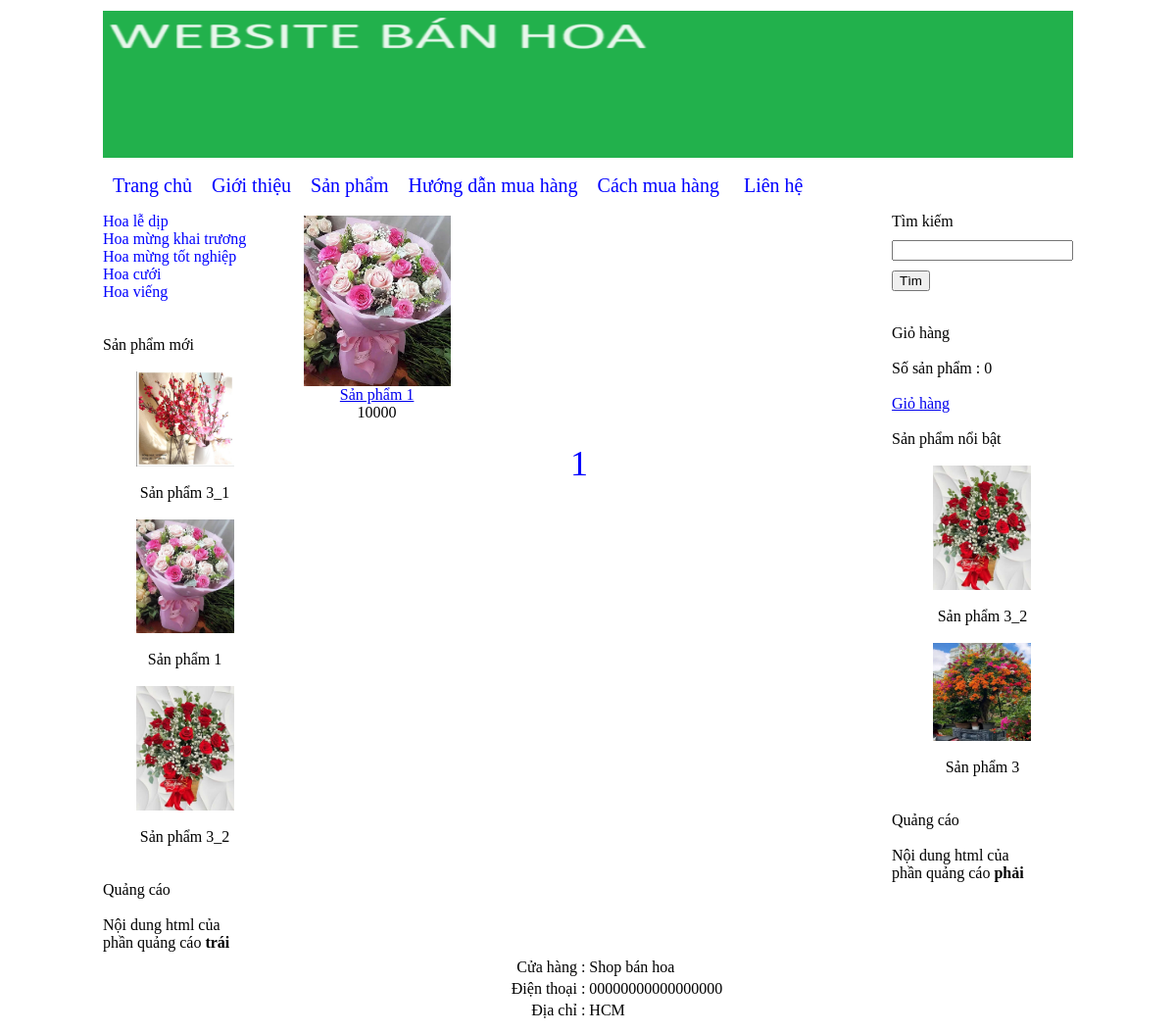
/Duan/index.php?thamso=xuat_san_pham&id=1, run on the app's committed database.
### tables this page shows
CREATE TABLE `banner` (
  `id` int NOT NULL,
  `hinh` varchar(256) NOT NULL,
  `rong` varchar(256) NOT NULL,
  `cao` varchar(256) NOT NULL
);

CREATE TABLE `menu_ngang` (
  `id` int NOT NULL,
  `ten` varchar(256) NOT NULL,
  `noi_dung` mediumtext NOT NULL,
  `loai_menu` varchar(256) NOT NULL
);

CREATE TABLE `menu_doc` (
  `id` int NOT NULL,
  `ten` varchar(256) NOT NULL
);

CREATE TABLE `san_pham` (
  `id` int NOT NULL,
  `ten` varchar(256) NOT NULL,
  `gia` int NOT NULL,
  `hinh_anh` varchar(256) NOT NULL,
  `noi_dung` mediumtext NOT NULL,
  `thuoc_menu` int NOT NULL,
  `noi_bat` varchar(256) NOT NULL,
  `trang_chu` varchar(256) NOT NULL,
  `sap_xep_trang_chu` int NOT NULL
);

CREATE TABLE `quang_cao` (
  `id` int NOT NULL,
  `html` mediumtext NOT NULL,
  `vi_tri` varchar(256) NOT NULL
);

CREATE TABLE `footer` (
  `id` int NOT NULL,
  `html` mediumtext NOT NULL
);

### Duan/chuc_nang/menu_ngang/menu_ngang.php (the view, shortened to what this page needs)
<?php
    $servername = "localhost";
    $username = "admin01";
    $password = "123admin123";
    $dbname = "ban_hang";
    $conn = new mysqli($servername, $username, $password, $dbname);
    $tv = "SELECT id, ten, loai_menu FROM menu_ngang ORDER BY id";
    $tv_1 = $conn->query($tv);
    echo "<div class='menu_ngang'>";
    echo "<a href='index.php'>Trang chủ</a>";
    while ($tv_2 = $tv_1->fetch_assoc()) {
        if ($tv_2['loai_menu'] == "") {
            $link_menu = "?thamso=xuat_mot_tin&id=" . $tv_2['id'];
        } elseif ($tv_2['loai_menu'] == "san_pham") {
            $link_menu = "?thamso=xuat_san_pham_2";
        }
        echo "<a href='$link_menu'>";
        echo $tv_2['ten'];
        echo "</a>";
    }
    echo "</div>";
?>

### Duan/chuc_nang/banner/banner.php (shortened to what this page needs)
<?php
    $conn = new mysqli("localhost", "admin01", "123admin123", "ban_hang");
    $tv = "SELECT * FROM banner LIMIT 0,1";
    $result = $conn->query($tv);
    if ($result->num_rows > 0) {
        $tv_2 = $result->fetch_assoc();
        $link_hinh = "chuc_nang/hinh_anh/banner/" . $tv_2['hinh'];
        echo "<img src='" . $link_hinh . "' width='" . $tv_2['rong'] . "' height='" . $tv_2['cao'] . "' >";
    }
?>

### Duan/chuc_nang/menu_doc/menu_doc.php (shortened to what this page needs)
<?php
    $servername = "localhost";
    $username = "admin01";
    $password = "123admin123";
    $dbname = "ban_hang";
    $conn = new mysqli($servername, $username, $password, $dbname);
    $tv = "SELECT * FROM menu_doc ORDER BY id";
    $tv_1 = $conn->query($tv);
    echo "<div class='menu_doc'>";
    while ($tv_2 = $tv_1->fetch_assoc()) {
        $id = $tv_2['id'];
        $ten = $tv_2['ten'];
        $link = "?thamso=xuat_san_pham&id=" . urlencode($id);
        echo "<a href='$link'>";
        echo $ten;
        echo "</a>";
    }
    echo "</div>";
?>

### Duan/chuc_nang/san_pham/moi.php (shortened to what this page needs)
<br><br>
Sản phẩm mới <br><br>
<center>
    <?php
        $mysqli = new mysqli("localhost", "admin01", "123admin123", "ban_hang");
        $query = "SELECT id, ten, hinh_anh FROM san_pham ORDER BY id DESC LIMIT 0,3";
        $result = $mysqli->query($query);
        while($row = $result->fetch_assoc()) {
            $link_anh = "chuc_nang/hinh_anh/san_pham/" . $row['hinh_anh'];
            $link_chi_tiet = "?thamso=chi_tiet_san_pham&id=" . $row['id'];
            echo "<a href='$link_chi_tiet'>";
                echo "<img src='$link_anh' width='100px'>";
            echo "</a>";
            echo "<br><br>";
            echo $row['ten'];
            echo "<br>";
            echo "<br>";
        }
    ?>
</center>

### Duan/chuc_nang/quang_cao/trai.php (shortened to what this page needs)
<br>Quảng cáo <br><br>
<?php
    $conn = new mysqli("localhost", "admin01", "123admin123", "ban_hang");
    $vi_tri = 'trai';
    $tv = "SELECT html FROM quang_cao WHERE vi_tri='$vi_tri'";
    $result = $conn->query($tv);
    if ($result->num_rows > 0) {
        $tv_2 = $result->fetch_assoc();
        echo $tv_2['html'];
    } else {
        echo "Không có quảng cáo.";
    }
?>

### Duan/chuc_nang/san_pham/xuat.php (shortened to what this page needs)
<?php
    $id = $_GET['id'];
    $so_du_lieu = 15;
    $servername = "localhost";
    $username = "admin01";
    $password = "123admin123";
    $dbname = "ban_hang";
    $conn = new mysqli($servername, $username, $password, $dbname);
    $tv_count = "SELECT COUNT(*) FROM san_pham WHERE thuoc_menu=?";
    $stmt_count = $conn->prepare($tv_count);
    $stmt_count->bind_param("s", $id);
    $stmt_count->execute();
    $stmt_count->bind_result($total_records);
    $so_trang = ceil($total_records / $so_du_lieu);
    if (!isset($_GET['trang'])) {
        $vtbd = 0;
    } else {
        $vtbd = ($_GET['trang'] - 1) * $so_du_lieu;
    }
    $tv = "SELECT id, ten, gia, hinh_anh, thuoc_menu FROM san_pham WHERE thuoc_menu=? ORDER BY id DESC LIMIT ?, ?";
    $stmt = $conn->prepare($tv);
    $stmt->bind_param("sii", $id, $vtbd, $so_du_lieu);
    $stmt->execute();
    $result = $stmt->get_result();
    echo "<table>";
    while ($row = $result->fetch_assoc()) {
        echo "<tr>";
        for ($i = 1; $i <= 3; $i++) {
            echo "<td align='center' width='215px' valign='top'>";
            if ($row != false) {
                $link_anh = "chuc_nang/hinh_anh/san_pham/" . $row['hinh_anh'];
                $link_chi_tiet = "?thamso=chi_tiet_san_pham&id=".$row['id'];
                echo "<a href='$link_chi_tiet'>";
                echo "<img src='$link_anh' width='150px'>";
                echo "</a>";
                echo "<br>";
                echo "<a href='$link_chi_tiet'>";
                echo $row['ten'];
                echo "</a>";
                echo "<br>";
                echo $row['gia'];
                echo "<br><br>";
            } else {
                echo "&nbsp;";
            }
            echo "</td>";
            if ($i != 3 && $result->num_rows > 0) {
                $row = $result->fetch_assoc();
            }
        }
        echo "</tr>";
    }
    echo "<tr>";
    echo "<td colspan='3' align='center'>";
    echo "<div class='phan_trang'>";
    for ($i = 1; $i <= $so_trang; $i++) {
        $link = "?thamso=xuat_san_pham&id=".$id."&trang=".$i;
        echo "<a href='$link'>";
        echo $i; echo " ";
        echo "</a>";
    }
    echo "</div>";
    echo "</td>";
    echo "</tr>";
    echo "</table>";
?>

### Duan/chuc_nang/san_pham/noi_bat.php (shortened to what this page needs)
<br><br>
Sản phẩm nổi bật <br><br>
<center>
    <?php
        $mysqli = new mysqli("localhost", "admin01", "123admin123", "ban_hang");
        $query = "SELECT id, ten, hinh_anh FROM san_pham WHERE noi_bat='co' ORDER BY id DESC LIMIT 0,3";
        $result = $mysqli->query($query);
        while ($row = $result->fetch_assoc()) {
            $link_anh = "chuc_nang/hinh_anh/san_pham/" . $row['hinh_anh'];
            $link_chi_tiet = "?thamso=chi_tiet_san_pham&id=" . $row['id'];
            echo "<a href='$link_chi_tiet' >";
                echo "<img src='$link_anh' width='100px' >";
            echo "</a>";
            echo "<br><br>";
            echo $row['ten'];
            echo "<br>";
            echo "<br>";
        }
    ?>
</center>

### Duan/chuc_nang/quang_cao/phai.php (shortened to what this page needs)
<br>Quảng cáo <br><br>
<?php
    $conn = new mysqli("localhost", "admin01", "123admin123", "ban_hang");
    $vi_tri = 'phai';
    $tv = "SELECT html FROM quang_cao WHERE vi_tri='$vi_tri'";
    $result = $conn->query($tv);
    if ($result->num_rows > 0) {
        $tv_2 = $result->fetch_assoc();
        echo $tv_2['html'];
    } else {
        echo "Không có quảng cáo.";
    }
?>

### Duan/chuc_nang/footer/footer.php (shortened to what this page needs)
<?php
    $conn = new mysqli("localhost", "admin01", "123admin123", "ban_hang");
    $tv = "SELECT * FROM footer LIMIT 0,1";
    $result = $conn->query($tv);
    if ($result->num_rows > 0) {
        $tv_2 = $result->fetch_assoc();
        echo $tv_2['html'];
    }
?>

### Duan/giao_dien/giao_dien.css (style rules this page uses)
div.menu_ngang a { color:blue; margin-left: 10px; margin-right: 10px; text-decoration: none; font-size:20px; }
div.menu_doc a { color:blue; text-decoration: none; display:block; }
div.phan_trang a { font-size:36px; margin-left:5px; margin-right:5px; text-decoration: none; color:blue; }

### data on the page
banner: hinh (picture)
menu_ngang: ten "Giới thiệu"
menu_ngang: ten "Sản phẩm"
menu_ngang: ten "Hướng dẫn mua hàng"
menu_ngang: ten "Cách mua hàng"
menu_ngang: ten "Liên hệ"
menu_doc: ten "Hoa lễ dịp"
menu_doc: ten "Hoa mừng khai trương"
menu_doc: ten "Hoa mừng tốt nghiệp"
menu_doc: ten "Hoa cưới"
menu_doc: ten "Hoa viếng"
san_pham: hinh_anh (picture), ten "Sản phẩm 3_1"
san_pham: hinh_anh (picture), ten "Sản phẩm 1", gia "10000"
san_pham: hinh_anh (picture), ten "Sản phẩm 3_2"
quang_cao: html "Nội dung html của phần quảng cáo trái"
san_pham: hinh_anh (picture), ten "Sản phẩm 3"
quang_cao: html "Nội dung html của phần quảng cáo phải"
footer: html "Cửa hàng : Shop bán hoa Điện thoại : 00000000000000000 Địa chỉ : HCM"

### other printed values
$so_luong "0"
